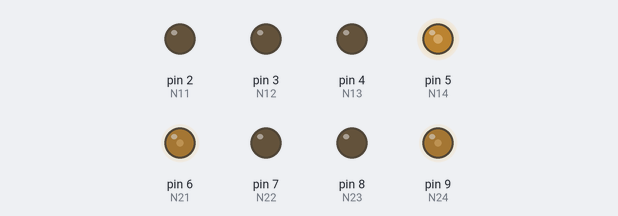
Bench run of a sketch on a simulated Arduino Uno, built with avr-gcc and run on an emulated ATmega328P. Shown: output pins drawn as LEDs (lit = HIGH).

Above: at 0.1 s.
Timing chart, 0 to 1.6 s (numbered marks = the images above):
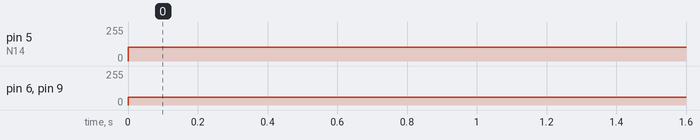

Measured:
- by itself, pin 5 (N14): 0/255 → 105/255 at 0.00 s
- by itself, pin 6 (N21), pin 9 (N24): 0/255 → 60/255 at 0.00 s

The sketch:

Car_Functions.ino
```cpp
//==============Pins and constants value=============//
#define N11  2//Motor"A"1 pin1
#define N12  3//Motor"A"1 pin2
#define N13  4//Motor"B"1 pin1
#define N14  5//Motor"B"1 pin2

#define N21  6//Motor"A"1 pin1
#define N22  7//Motor"A"1 pin2
#define N23  8//Motor"B"1 pin1
#define N24  9//Motor"B"1 pin2
int SPEED = 65;
//====================================================//


//================functions decleration===============//
void Forwrd_car();
void Backward_car();
void Left_car();
void Right_car();
//=====================================================//

//=====================SETUP==========================//
void setup() {
  // put your setup code here, to run once:
pinMode(N11,OUTPUT);
pinMode(N12,OUTPUT);
pinMode(N13,OUTPUT);
pinMode(N14,OUTPUT);

pinMode(N21,OUTPUT);
pinMode(N22,OUTPUT);
pinMode(N23,OUTPUT);
pinMode(N24,OUTPUT);
}
//====================================================//

//====================LOOP===========================//
void loop() {
Forwrd_car();
/*delay(1000);
Backward_car();
delay(1000);
Left_car();
delay(1000);
Right_car();
delay(1000);*/
}
//===================================================//

//=================Definitions=======================//
void Forwrd_car()
{
  analogWrite(N11,SPEED+40); // MA1 pin1 HIGH
  analogWrite(N12,0); // MA1 pin2 LOW
  analogWrite(N13,0); //MB2 pin2 LOW
  analogWrite(N14,SPEED+40); // MB2 pin1 HIGH

  analogWrite(N21,SPEED-5); // MA1 pin1 HIGH
  analogWrite(N22,0); // MA1 pin2 LOW
  analogWrite(N23,0); //MB2 pin2 LOW
  analogWrite(N24,SPEED-5); // MB2 pin1 HIGH
}

void Backward_car()
{
  analogWrite(N11,0); // MA1 pin1 LOW
  analogWrite(N12,SPEED); // MA1 pin2 HIGH
  analogWrite(N13,SPEED); //MB2 pin2 HIGH
  analogWrite(N14,0); // MB2 pin1 LOW

  analogWrite(N21,0); // MA1 pin1 LOW
  analogWrite(N22,SPEED); // MA1 pin2 HIGH
  analogWrite(N23,SPEED); //MB2 pin2 HIGH
  analogWrite(N24,0); // MB2 pin1 LOW

}
void Right_car()
{
 analogWrite(N11,SPEED);
 analogWrite(N12,0);
 analogWrite(N13,SPEED);
 analogWrite(N14,0);

 analogWrite(N21,0);
 analogWrite(N22,SPEED);
 analogWrite(N23,0);
 analogWrite(N24,SPEED);
}
void Left_car()
{
 analogWrite(N11,0);
 analogWrite(N12,SPEED);
 analogWrite(N13,0);
 analogWrite(N14,SPEED);

 analogWrite(N21,SPEED);
 analogWrite(N22,0);
 analogWrite(N23,SPEED);
 analogWrite(N24,0);
}
```
